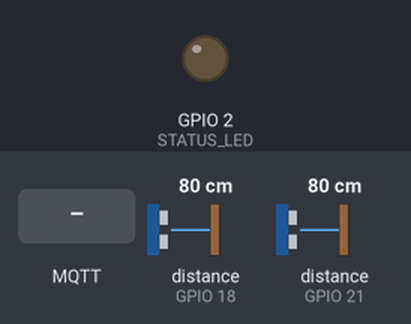
This sketch was run on a simulated ESP32. Parts: output pins drawn as LEDs (lit = HIGH). Wiring (inferred from the names in the program): 2 × ultrasonic range finder: trigger GPIO 5, echo GPIO 18 / trigger GPIO 19, echo GPIO 21. The inputs (shaded band) are chosen by the test bench; at power-on: distance to the obstacle (sensors on GPIO 18, GPIO 21) 80 cm. The echo pulse lasts 58.3 µs per cm; WiFi joins after 1.5 s; servers stay silent unless stated; random numbers use the default seed unless the sketch sets one; no MQTT or app messages arrive unless stated; pins used as bus, display or sensor lines are not drawn; what the sketch prints to the serial monitor is not drawn.

Above: at 0.11 s.
At 2.7 s:
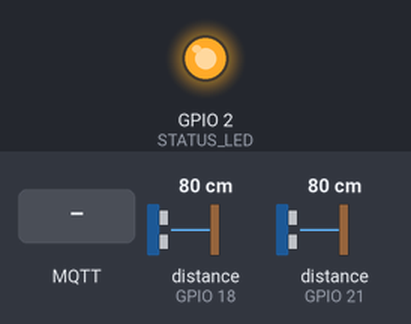
2.8 s: distance to the obstacle (sensor on GPIO 18) set to 2 cm
5.5 s: MQTT message "1" arrives on the first subscribed topic
7.0 s: MQTT message "on" arrives on the first subscribed topic
8.5 s: MQTT message "off" arrives on the first subscribed topic
Timing chart, 0 to 11.0 s (numbered marks = the images above; inputs shaded):
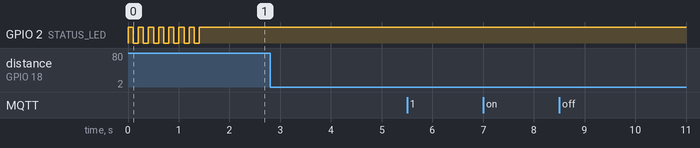

The sketch:

esp32_multi_slot.ino
```cpp
/*
 * 🚗 Smart Parking System — ESP32 Multi-Slot Firmware
 * Controls up to 3 HC-SR04 sensors from one ESP32
 *
 * Required Libraries:
 * - PubSubClient by Nick O'Leary
 * - ArduinoJson by Benoit Blanchon
 * - WiFi (built-in)
 */

#include <WiFi.h>
#include <PubSubClient.h>
#include <ArduinoJson.h>

// ─── Slot Configuration Struct ──────────────────────────────
struct SlotConfig {
  int    slotId;
  String controllerId;
  String label;
  int    trigPin;
  int    echoPin;
  int    thresholdCm;
};

// ═══════════════════════════════
// CONFIGURE THIS UNIT
// ═══════════════════════════════
const int NUM_SLOTS = 2;

SlotConfig slots[NUM_SLOTS] = {
  { 1, "ESP32-A1", "A1", 5,  18, 20 },
  { 2, "ESP32-A2", "A2", 19, 21, 20 }
};

// Network (same for all units)
const char* WIFI_SSID     = "YOUR_WIFI_SSID";
const char* WIFI_PASSWORD = "YOUR_WIFI_PASSWORD";
const char* MQTT_BROKER   = "YOUR_SERVER_IP";
const int   MQTT_PORT     = 1883;
// ═══════════════════════════════

const int   DEBOUNCE_READS  = 3;
const int   READ_INTERVAL   = 500;   // ms between full scan cycles
const int   SENSOR_STAGGER  = 50;    // ms between sensors (avoids interference)
const int   STATUS_LED      = 2;

WiFiClient espClient;
PubSubClient client(espClient);

String slotState[3]     = {"unknown","unknown","unknown"};
int    debounce[3]      = {0, 0, 0};
float  lastDist[3]      = {0, 0, 0};
unsigned long lastScan  = 0;

void setup() {
  Serial.begin(115200);
  for (int i = 0; i < NUM_SLOTS; i++) {
    pinMode(slots[i].trigPin, OUTPUT);
    pinMode(slots[i].echoPin, INPUT);
  }
  pinMode(STATUS_LED, OUTPUT);
  connectWiFi();
  client.setServer(MQTT_BROKER, MQTT_PORT);
  client.setCallback(onMQTTMessage);
  Serial.println("ESP32 Multi-Slot ready — " + String(NUM_SLOTS) + " slots");
}

void loop() {
  if (!client.connected()) connectMQTT();
  client.loop();

  if (millis() - lastScan >= READ_INTERVAL) {
    lastScan = millis();
    for (int i = 0; i < NUM_SLOTS; i++) {
      float d = readDistance(slots[i].trigPin, slots[i].echoPin);
      if (d > 0) {
        lastDist[i] = d;
        detectStateChange(i, d);
      }
      delay(SENSOR_STAGGER);
    }
  }
}

void connectWiFi() {
  Serial.print("Connecting to WiFi");
  WiFi.begin(WIFI_SSID, WIFI_PASSWORD);
  unsigned long t = millis();
  while (WiFi.status() != WL_CONNECTED && millis() - t < 30000) {
    digitalWrite(STATUS_LED, !digitalRead(STATUS_LED));
    delay(100);
    Serial.print(".");
  }
  if (WiFi.status() != WL_CONNECTED) { Serial.println("\nFailed. Restarting."); ESP.restart(); }
  Serial.println("\nWiFi OK: " + WiFi.localIP().toString());
}

void connectMQTT() {
  while (!client.connected()) {
    String clientId = "ESP32-MULTI-" + String(random(0xffff), HEX);
    Serial.print("MQTT connecting...");

    // LWT uses first slot's controller ID as unit ID
    String unitId = slots[0].controllerId;
    StaticJsonDocument<128> lwt;
    lwt["online"] = false; lwt["controllerId"] = unitId;
    char lwtBuf[128]; serializeJson(lwt, lwtBuf);
    String statusTopic = "parking/status/" + unitId;

    if (client.connect(clientId.c_str(), statusTopic.c_str(), 1, true, lwtBuf)) {
      Serial.println("connected");
      // Announce each slot online
      for (int i = 0; i < NUM_SLOTS; i++) {
        StaticJsonDocument<128> doc;
        doc["online"] = true;
        doc["controllerId"] = slots[i].controllerId;
        doc["slotLabel"] = slots[i].label;
        char buf[128]; serializeJson(doc, buf);
        String t = "parking/status/" + slots[i].controllerId;
        client.publish(t.c_str(), buf, true);
        // Subscribe commands
        String ct = "parking/commands/" + slots[i].controllerId;
        client.subscribe(ct.c_str());
      }
    } else {
      Serial.println("failed rc=" + String(client.state()) + " retry in 5s");
      delay(5000);
    }
  }
}

float readDistance(int trigPin, int echoPin) {
  digitalWrite(trigPin, LOW); delayMicroseconds(2);
  digitalWrite(trigPin, HIGH); delayMicroseconds(10);
  digitalWrite(trigPin, LOW);
  long dur = pulseIn(echoPin, HIGH, 30000);
  if (dur == 0) return -1;
  return dur * 0.034 / 2;
}

void detectStateChange(int idx, float distance) {
  String newState = (distance < slots[idx].thresholdCm) ? "occupied" : "available";
  if (newState != slotState[idx]) {
    debounce[idx]++;
    if (debounce[idx] >= DEBOUNCE_READS) {
      slotState[idx] = newState;
      debounce[idx] = 0;
      publishStatus(idx, newState);
    }
  } else {
    debounce[idx] = 0;
  }
}

void publishStatus(int idx, String status) {
  StaticJsonDocument<256> doc;
  doc["slotId"]       = slots[idx].slotId;
  doc["status"]       = status;
  doc["controllerId"] = slots[idx].controllerId;
  doc["distance"]     = lastDist[idx];
  doc["timestamp"]    = millis();
  char buf[256]; serializeJson(doc, buf);
  String topic = "parking/slots/" + String(slots[idx].slotId);
  client.publish(topic.c_str(), buf, true);
  Serial.println("[MQTT] " + slots[idx].label + " -> " + status + " (" + String(lastDist[idx]) + "cm)");
}

void onMQTTMessage(char* topic, byte* payload, unsigned int length) {
  Serial.print("[CMD] "); Serial.print(topic); Serial.print(": ");
  for (unsigned int i = 0; i < length; i++) Serial.print((char)payload[i]);
  Serial.println();
}
```

Measured:
- after the input at 2.8 s, every drawn part: stays the same
- after the input at 5.5 s, every drawn part: stays the same
- after the input at 7.0 s, every drawn part: stays the same
- after the input at 8.5 s, every drawn part: stays the same
